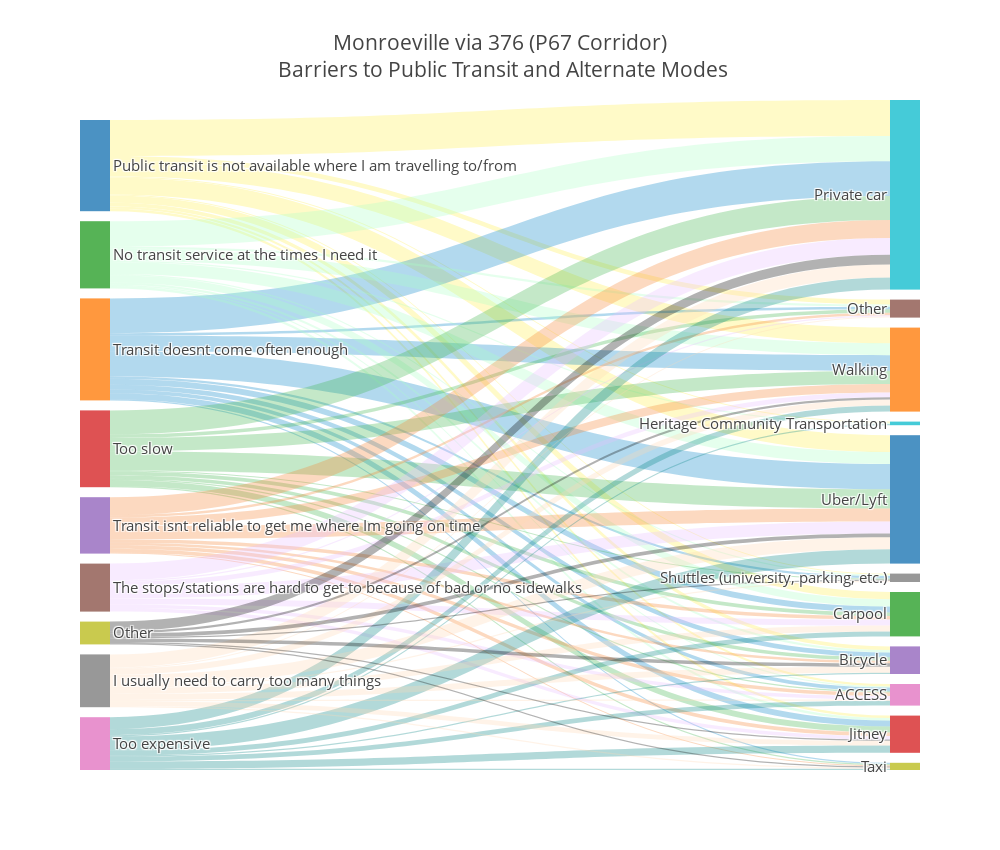

This figure's notebook cell:
### Markdown cell above
### Monroeville via 376 (P67 Corridor)

### Code cell
P67 = data[data['6 - Corridor preference'] == "['Monroeville via 376 (P67 Corridor)']"]
P67_sankey_format = hp.sankeyFormat(P67, col_indeces = [13,12])
P67_sankey = hp.drawSankey(P67_sankey_format, 
                          title= "Monroeville via 376 (P67 Corridor)\
<br> Barriers to Public Transit and Alternate Modes")

iplot(P67_sankey, validate = False)

### Figure 1 — Plotly figure (JSON) as saved in the notebook; plotly's stock layout.template omitted (floating-point values rounded to 4 significant figures)
{"data": [{"link": {"color": ["rgba(255, 250, 200, 1)", "rgba(255, 250, 200, 1)", "rgba(255, 250, 200, 1)", "rgba(255, 250, 200, 1)", "rgba(255, 250, 200, 1)", "rgba(255, 250, 200, 1)", "rgba(255, 250, 200, 1)", "rgba(255, 250, 200, 1)", "rgba(255, 250, 200, 1)", "rgba(255, 250, 200, 1)", "rgba(0, 130, 200, 0.3)", "rgba(0, 130, 200, 0.3)", "rgba(0, 130, 200, 0.3)", "rgba(0, 130, 200, 0.3)", "rgba(0, 130, 200, 0.3)", "rgba(0, 130, 200, 0.3)", "rgba(0, 130, 200, 0.3)", "rgba(0, 130, 200, 0.3)", "rgba(0, 130, 200, 0.3)", "rgba(0, 130, 200, 0.3)", "rgba(170, 255, 195, 0.3)", "rgba(170, 255, 195, 0.3)", "rgba(170, 255, 195, 0.3)", "rgba(170, 255, 195, 0.3)", "rgba(170, 255, 195, 0.3)", "rgba(170, 255, 195, 0.3)", "rgba(170, 255, 195, 0.3)", "rgba(170, 255, 195, 0.3)", "rgba(170, 255, 195, 0.3)", "rgba(170, 255, 195, 0.3)", "rgba(60, 180, 75, 0.3)", "rgba(60, 180, 75, 0.3)", "rgba(60, 180, 75, 0.3)", "rgba(60, 180, 75, 0.3)", "rgba(60, 180, 75, 0.3)", "rgba(60, 180, 75, 0.3)", "rgba(60, 180, 75, 0.3)", "rgba(60, 180, 75, 0.3)", "rgba(60, 180, 75, 0.3)", "rgba(60, 180, 75, 0.3)", "rgba(245, 130, 48, 0.3)", "rgba(245, 130, 48, 0.3)", "rgba(245, 130, 48, 0.3)", "rgba(245, 130, 48, 0.3)", "rgba(245, 130, 48, 0.3)", "rgba(245, 130, 48, 0.3)", "rgba(245, 130, 48, 0.3)", "rgba(245, 130, 48, 0.3)", "rgba(245, 130, 48, 0.3)", "rgba(230, 190, 255, 0.3)", "rgba(230, 190, 255, 0.3)", "rgba(230, 190, 255, 0.3)", "rgba(230, 190, 255, 0.3)", "rgba(230, 190, 255, 0.3)", "rgba(230, 190, 255, 0.3)", "rgba(230, 190, 255, 0.3)", "rgba(0, 128, 128, 0.3)", "rgba(0, 128, 128, 0.3)", "rgba(0, 128, 128, 0.3)", "rgba(0, 128, 128, 0.3)", "rgba(0, 128, 128, 0.3)", "rgba(0, 128, 128, 0.3)", "rgba(0, 128, 128, 0.3)", "rgba(0, 128, 128, 0.3)", "rgba(0, 128, 128, 0.3)", "rgba(255, 215, 180, 0.3)", "rgba(255, 215, 180, 0.3)", "rgba(255, 215, 180, 0.3)", "rgba(255, 215, 180, 0.3)", "rgba(255, 215, 180, 0.3)", "rgba(255, 215, 180, 0.3)", "rgba(255, 215, 180, 0.3)", "rgba(255, 215, 180, 0.3)", "rgba(255, 215, 180, 0.3)", "rgba(255, 215, 180, 0.3)", "rgba(0, 0, 0, 0.3)", "rgba(0, 0, 0, 0.3)", "rgba(0, 0, 0, 0.3)", "rgba(0, 0, 0, 0.3)", "rgba(0, 0, 0, 0.3)", "rgba(0, 0, 0, 0.3)", "rgba(0, 0, 0, 0.3)"], "source": [0, 0, 0, 0, 0, 0, 0, 0, 0, 0, 1, 1, 1, 1, 1, 1, 1, 1, 1, 1, 2, 2, 2, 2, 2, 2, 2, 2, 2, 2, 3, 3, 3, 3, 3, 3, 3, 3, 3, 3, 4, 4, 4, 4, 4, 4, 4, 4, 4, 5, 5, 5, 5, 5, 5, 5, 6, 6, 6, 6, 6, 6, 6, 6, 6, 7, 7, 7, 7, 7, 7, 7, 7, 7, 7, 8, 8, 8, 8, 8, 8, 8], "target": [9, 10, 11, 12, 13, 14, 15, 16, 17, 19, 9, 10, 11, 12, 13, 14, 15, 16, 17, 18, 9, 10, 11, 12, 13, 14, 15, 16, 17, 19, 9, 10, 11, 12, 13, 14, 15, 16, 17, 18, 9, 10, 11, 12, 13, 14, 15, 16, 18, 9, 10, 11, 12, 13, 15, 16, 9, 10, 11, 12, 13, 14, 16, 18, 19, 9, 10, 11, 12, 13, 14, 15, 16, 17, 18, 9, 10, 11, 13, 14, 17, 18], "value": [30, 14, 13, 6, 2, 3, 4, 2, 1, 1, 29, 21, 13, 5, 5, 4, 2, 3, 2, 1, 21, 10, 10, 6, 2, 2, 2, 1, 1, 1, 20, 16, 11, 3, 5, 3, 3, 1, 1, 1, 15, 11, 7, 3, 3, 2, 2, 3, 1, 14, 10, 4, 5, 3, 1, 3, 10, 12, 5, 4, 6, 1, 4, 1, 1, 11, 10, 5, 5, 4, 5, 1, 1, 1, 1, 8, 3, 2, 1, 3, 1, 1]}, "node": {"label": ["Public transit is not available where I am travelling to/from", "Transit doesnt come often enough", "No transit service at the times I need it", "Too slow", "Transit isnt reliable to get me where Im going on time", "The stops/stations are hard to get to because of bad or no sidewalks", "Too expensive", "I usually need to carry too many things", "Other", "Private car", "Uber/Lyft", "Walking", "Carpool", "Jitney", "Bicycle", "Other", "ACCESS", "Shuttles (university, parking, etc.)", "Taxi", "Heritage Community Transportation"], "line": {"color": "black", "width": 0}, "pad": 10, "thickness": 30}, "orientation": "h", "type": "sankey", "valueformat": ".0f"}], "layout": {"font": {"size": 15}, "height": 850, "title": "Monroeville via 376 (P67 Corridor)<br> Barriers to Public Transit and Alternate Modes", "width": 1000}}
